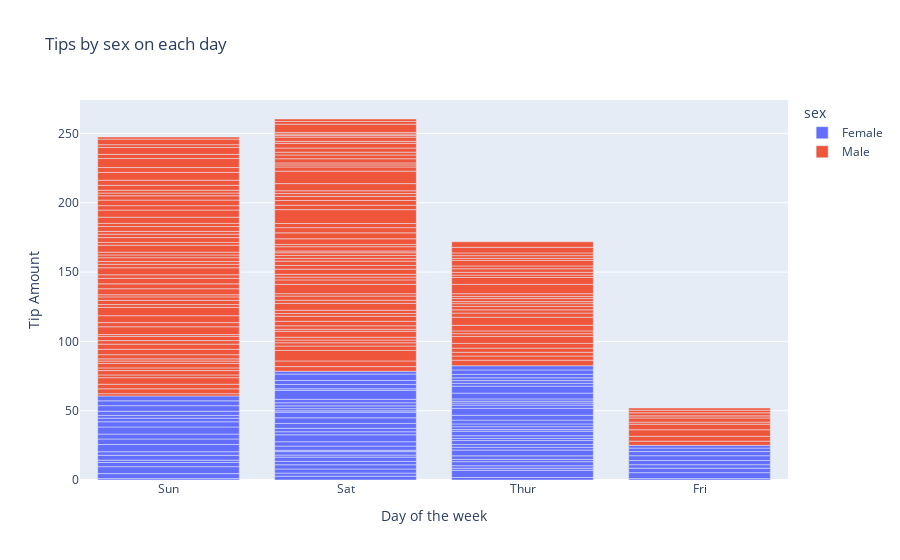

Here is the notebook cell this chart was saved with:
### Code cell
df_tips = px.data.tips()
px.bar(df_tips,x='day',y='tip',color='sex',
      title='Tips by sex on each day',
      labels={'tip':'Tip Amount','day':'Day of the week'})

### Figure 1 — Plotly figure (JSON) as saved in the notebook; plotly's stock layout.template omitted (floating-point values rounded to 4 significant figures; data arrays with more than 128 entries replaced by an {"elided": "..."} marker saying what was removed)
{"data": [{"alignmentgroup": "True", "hovertemplate": "sex=Female<br>Day of the week=%{x}<br>Tip Amount=%{y}<extra></extra>", "legendgroup": "Female", "marker": {"color": "#636efa", "pattern": {"shape": ""}}, "name": "Female", "offsetgroup": "Female", "orientation": "v", "showlegend": true, "textposition": "auto", "type": "bar", "x": ["Sun", "Sun", "Sun", "Sun", "Sun", "Sun", "Sat", "Sat", "Sat", "Sat", "Sat", "Sat", "Sun", "Sun", "Sat", "Sat", "Sat", "Sat", "Sat", "Sat", "Sat", "Thur", "Thur", "Fri", "Fri", "Fri", "Fri", "Fri", "Sat", "Sat", "Sat", "Sat", "Sat", "Sun", "Sun", "Thur", "Thur", "Thur", "Thur", "Thur", "Thur", "Thur", "Thur", "Thur", "Thur", "Thur", "Thur", "Thur", "Thur", "Thur", "Thur", "Thur", "Thur", "Thur", "Thur", "Thur", "Thur", "Sun", "Sun", "Sun", "Sun", "Sun", "Sat", "Sat", "Sun", "Sun", "Sun", "Thur", "Thur", "Thur", "Thur", "Thur", "Thur", "Thur", "Sat", "Sat", "Sat", "Sat", "Sat", "Fri", "Fri", "Fri", "Fri", "Sat", "Sat", "Sat", "Thur"], "xaxis": "x", "y": [1.01, 3.61, 5, 3.02, 1.67, 3.5, 2.75, 2.23, 3, 3, 2.45, 3.07, 2.6, 5.2, 1.5, 2.47, 1, 3, 3.14, 5, 2.2, 1.83, 5.17, 1, 4.3, 3.25, 2.5, 3, 2.5, 3.48, 4.08, 4, 1, 4, 3.5, 1.5, 1.8, 2.92, 1.68, 2.52, 4.2, 2, 2, 2.83, 1.5, 2, 3.25, 1.25, 2, 2, 2.75, 3.5, 5, 2.3, 1.5, 1.36, 1.63, 5.14, 3.75, 2.61, 2, 3, 1.61, 2, 4, 3.5, 3.5, 4.19, 5, 2, 2.01, 2, 2.5, 3.23, 2.23, 2.5, 6.5, 1.1, 3.09, 3.48, 3, 2.5, 2, 2.88, 4.67, 2, 3], "yaxis": "y"}, {"alignmentgroup": "True", "hovertemplate": "sex=Male<br>Day of the week=%{x}<br>Tip Amount=%{y}<extra></extra>", "legendgroup": "Male", "marker": {"color": "#EF553B", "pattern": {"shape": ""}}, "name": "Male", "offsetgroup": "Male", "orientation": "v", "showlegend": true, "textposition": "auto", "type": "bar", "x": {"elided": "157 str values"}, "xaxis": "x", "y": {"elided": "157 float values"}, "yaxis": "y"}], "layout": {"autosize": true, "barmode": "relative", "legend": {"title": {"text": "sex"}, "tracegroupgap": 0}, "title": {"text": "Tips by sex on each day"}, "xaxis": {"anchor": "y", "autorange": true, "domain": [0, 1], "range": [-0.5, 3.5], "title": {"text": "Day of the week"}, "type": "category"}, "yaxis": {"anchor": "x", "autorange": true, "domain": [0, 1], "range": [0, 274.1], "title": {"text": "Tip Amount"}, "type": "linear"}}}
